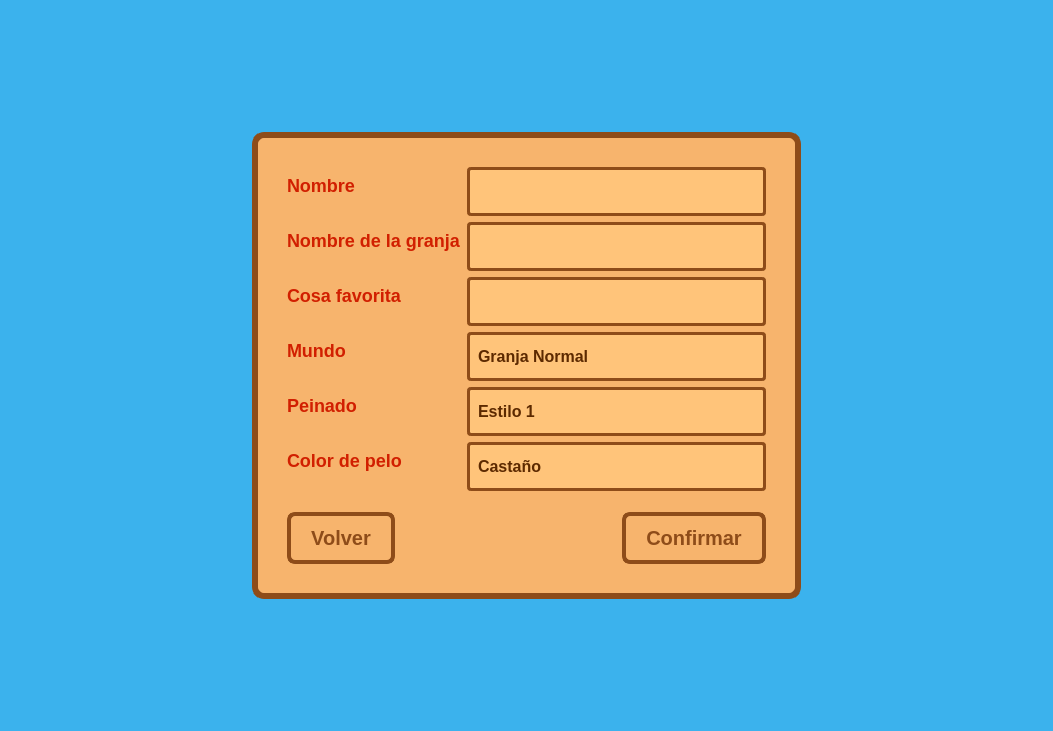
<?xml version="1.0" encoding="UTF-8"?>
<ui version="4.0">
 <class>PantallaPrincipal</class>
 <widget class="QMainWindow" name="PantallaPrincipal">
  <property name="geometry">
   <rect>
    <x>0</x>
    <y>0</y>
    <width>1053</width>
    <height>731</height>
   </rect>
  </property>
  <property name="cursor">
   <cursorShape>UpArrowCursor</cursorShape>
  </property>
  <property name="windowTitle">
   <string>Stardrew Valley</string>
  </property>
  <property name="styleSheet">
   <string notr="true">/* Fondo color cielo*/
QWidget#PantallaPrincipal {
    background-color: #3bb2ed;
}

/* Botones tipo madera*/
QPushButton {
    background-color: #f7b46d;
    border: 4px solid #8e4c19;
    border-radius: 8px;
    color: #8e4c19;
    font-size: 20px;
    font-weight: bold;
    padding: 10px 20px;
	outline: none;
    font-family: &quot;Courier New&quot;; /* Cambiar a una pixel-art */
}


QPushButton:hover {
    background-color: #ffd89e;
    border: 4px solid #a85a1e;
}


QPushButton:pressed {
    background-color: #d8964d;
    padding-top: 12px;
}</string>
  </property>
  <widget class="QWidget" name="centralwidget">
   <property name="sizePolicy">
    <sizepolicy hsizetype="Expanding" vsizetype="Expanding">
     <horstretch>0</horstretch>
     <verstretch>0</verstretch>
    </sizepolicy>
   </property>
   <layout class="QHBoxLayout" name="horizontalLayout_3">
    <item>
     <widget class="QStackedWidget" name="stackedWidget">
      <property name="styleSheet">
       <string notr="true">/* El cartel de madera */
QFrame#marco_madera {
    background-color: #f7b46d;
    border: 6px solid #8e4c19;
    border-radius: 12px;
    padding: 20px;
}

QLabel {
    color: #d11f00;
    font-size: 18px;
    font-weight: bold;
    font-family: &quot;Courier New&quot;;
}


QLineEdit {
    background-color: #ffc47a;
    border: 3px solid #8e4c19;
    border-radius: 4px;
    padding: 4px 8px;
    font-size: 16px;
    font-weight: bold;
    color: #5c2900;
	min-height: 35px;
	min-width: 250px;
	font-size: 20px;
}


QLineEdit:focus {
    background-color: #ffffff;
    border: 3px solid #d11f00;
}

QComboBox {
    background-color: #ffc47a;
    border: 3px solid #8e4c19;
    border-radius: 4px;
    padding: 4px 8px;
    font-size: 16px;
    font-weight: bold;
    color: #5c2900;
    min-height: 35px;
    min-width: 250px;
    font-family: &quot;Courier New&quot;;
}

QComboBox:focus {
    background-color: #ffffff;
    border: 3px solid #d11f00;
}

QComboBox::drop-down {
    border: none;
    width: 25px;
}

QComboBox QAbstractItemView {
    background-color: #ffc47a;
    border: 3px solid #8e4c19;
    color: #5c2900;
    selection-background-color: #8e4c19;
    selection-color: #ffffff;
    font-size: 16px;
    font-weight: bold;
    font-family: &quot;Courier New&quot;;
}</string>
      </property>
      <property name="currentIndex">
       <number>1</number>
      </property>
      <widget class="QWidget" name="page">
       <layout class="QVBoxLayout" name="verticalLayout_2">
        <item>
         <spacer name="verticalSpacer">
          <property name="orientation">
           <enum>Qt::Orientation::Vertical</enum>
          </property>
          <property name="sizeHint" stdset="0">
           <size>
            <width>20</width>
            <height>165</height>
           </size>
          </property>
         </spacer>
        </item>
        <item>
         <widget class="QLabel" name="label">
          <property name="text">
           <string>LOGO</string>
          </property>
          <property name="alignment">
           <set>Qt::AlignmentFlag::AlignCenter</set>
          </property>
         </widget>
        </item>
        <item>
         <spacer name="verticalSpacer_2">
          <property name="orientation">
           <enum>Qt::Orientation::Vertical</enum>
          </property>
          <property name="sizeHint" stdset="0">
           <size>
            <width>898</width>
            <height>156</height>
           </size>
          </property>
         </spacer>
        </item>
        <item>
         <layout class="QHBoxLayout" name="horizontalLayout">
          <item>
           <widget class="QPushButton" name="btn_nueva_partida">
            <property name="text">
             <string>Nueva Partida</string>
            </property>
           </widget>
          </item>
          <item>
           <widget class="QPushButton" name="btn_retomar_partida">
            <property name="text">
             <string>Cargar Partida</string>
            </property>
           </widget>
          </item>
          <item>
           <widget class="QPushButton" name="btn_unirse_codigo">
            <property name="text">
             <string>Coop.</string>
            </property>
           </widget>
          </item>
          <item>
           <widget class="QPushButton" name="btn_salir">
            <property name="text">
             <string>Salir</string>
            </property>
           </widget>
          </item>
         </layout>
        </item>
        <item>
         <spacer name="verticalSpacer_3">
          <property name="orientation">
           <enum>Qt::Orientation::Vertical</enum>
          </property>
          <property name="sizeHint" stdset="0">
           <size>
            <width>20</width>
            <height>165</height>
           </size>
          </property>
         </spacer>
        </item>
       </layout>
      </widget>
      <widget class="QWidget" name="page_2">
       <layout class="QGridLayout" name="gridLayout_2">
        <item row="0" column="1">
         <spacer name="verticalSpacer_top">
          <property name="orientation">
           <enum>Qt::Orientation::Vertical</enum>
          </property>
          <property name="sizeHint" stdset="0">
           <size>
            <width>20</width>
            <height>40</height>
           </size>
          </property>
         </spacer>
        </item>
        <item row="1" column="0">
         <spacer name="horizontalSpacer_left">
          <property name="orientation">
           <enum>Qt::Orientation::Horizontal</enum>
          </property>
          <property name="sizeHint" stdset="0">
           <size>
            <width>40</width>
            <height>20</height>
           </size>
          </property>
         </spacer>
        </item>
        <item row="1" column="1" alignment="Qt::AlignCenter">
         <widget class="QFrame" name="marco_madera">
          <property name="frameShape">
           <enum>QFrame::Shape::StyledPanel</enum>
          </property>
          <property name="frameShadow">
           <enum>QFrame::Shadow::Raised</enum>
          </property>
          <layout class="QVBoxLayout" name="verticalLayout">
           <item>
            <layout class="QFormLayout" name="formLayout">
             <item row="0" column="0">
              <widget class="QLabel" name="label_2">
               <property name="text">
                <string>Nombre</string>
               </property>
              </widget>
             </item>
             <item row="0" column="1">
              <widget class="QLineEdit" name="input_nombre"/>
             </item>
             <item row="1" column="0">
              <widget class="QLabel" name="label_3">
               <property name="text">
                <string>Nombre de la granja</string>
               </property>
              </widget>
             </item>
             <item row="1" column="1">
              <widget class="QLineEdit" name="input_nombre_granja"/>
             </item>
             <item row="2" column="0">
              <widget class="QLabel" name="label_4">
               <property name="text">
                <string>Cosa favorita</string>
               </property>
              </widget>
             </item>
             <item row="2" column="1">
              <widget class="QLineEdit" name="input_cosa_fav"/>
             </item>
             <item row="3" column="0">
              <widget class="QLabel" name="label_mundo">
               <property name="text">
                <string>Mundo</string>
               </property>
              </widget>
             </item>
             <item row="3" column="1">
              <widget class="QComboBox" name="combo_mundo">
               <item>
                <property name="text">
                 <string>Granja Normal</string>
                </property>
               </item>
              </widget>
             </item>
             <item row="4" column="0">
              <widget class="QLabel" name="label_peinado">
               <property name="text">
                <string>Peinado</string>
               </property>
              </widget>
             </item>
             <item row="4" column="1">
              <widget class="QComboBox" name="combo_peinado">
               <item>
                <property name="text">
                 <string>Estilo 1</string>
                </property>
               </item>
               <item>
                <property name="text">
                 <string>Estilo 2</string>
                </property>
               </item>
               <item>
                <property name="text">
                 <string>Estilo 3</string>
                </property>
               </item>
              </widget>
             </item>
             <item row="5" column="0">
              <widget class="QLabel" name="label_color_pelo">
               <property name="text">
                <string>Color de pelo</string>
               </property>
              </widget>
             </item>
             <item row="5" column="1">
              <widget class="QComboBox" name="combo_color_pelo">
               <item>
                <property name="text">
                 <string>Castaño</string>
                </property>
               </item>
               <item>
                <property name="text">
                 <string>Rubio</string>
                </property>
               </item>
               <item>
                <property name="text">
                 <string>Negro</string>
                </property>
               </item>
               <item>
                <property name="text">
                 <string>Pelirrojo</string>
                </property>
               </item>
              </widget>
             </item>
            </layout>
           </item>
           <item>
            <spacer name="verticalSpacer_6">
             <property name="orientation">
              <enum>Qt::Orientation::Vertical</enum>
             </property>
             <property name="sizeType">
              <enum>QSizePolicy::Policy::Fixed</enum>
             </property>
             <property name="sizeHint" stdset="0">
              <size>
               <width>20</width>
               <height>15</height>
              </size>
             </property>
            </spacer>
           </item>
           <item>
            <layout class="QHBoxLayout" name="horizontalLayout_2">
             <item>
              <widget class="QPushButton" name="btn_volver_menu">
               <property name="text">
                <string>Volver</string>
               </property>
              </widget>
             </item>
             <item>
              <spacer name="horizontalSpacer_3">
               <property name="orientation">
                <enum>Qt::Orientation::Horizontal</enum>
               </property>
               <property name="sizeHint" stdset="0">
                <size>
                 <width>40</width>
                 <height>20</height>
                </size>
               </property>
              </spacer>
             </item>
             <item>
              <widget class="QPushButton" name="btn_confirmar_personaje">
               <property name="text">
                <string>Confirmar</string>
               </property>
              </widget>
             </item>
            </layout>
           </item>
          </layout>
         </widget>
        </item>
        <item row="1" column="2">
         <spacer name="horizontalSpacer_right">
          <property name="orientation">
           <enum>Qt::Orientation::Horizontal</enum>
          </property>
          <property name="sizeHint" stdset="0">
           <size>
            <width>40</width>
            <height>20</height>
           </size>
          </property>
         </spacer>
        </item>
        <item row="2" column="1">
         <spacer name="verticalSpacer_bottom">
          <property name="orientation">
           <enum>Qt::Orientation::Vertical</enum>
          </property>
          <property name="sizeHint" stdset="0">
           <size>
            <width>20</width>
            <height>40</height>
           </size>
          </property>
         </spacer>
        </item>
       </layout>
      </widget>
     </widget>
    </item>
   </layout>
  </widget>
 </widget>
 <resources/>
 <connections/>
</ui>
